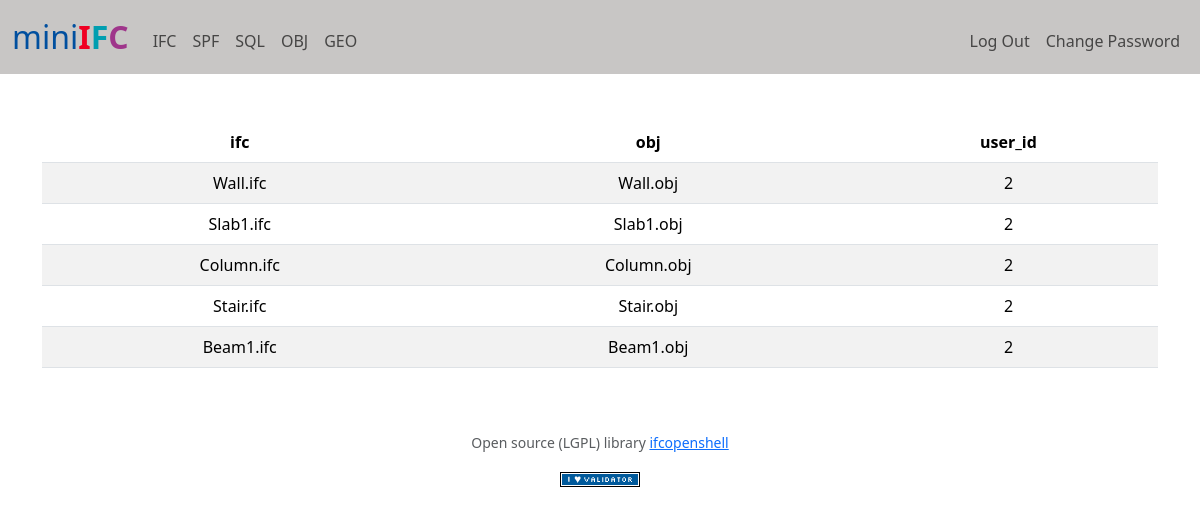
Before: / (signed in) with the older database file.
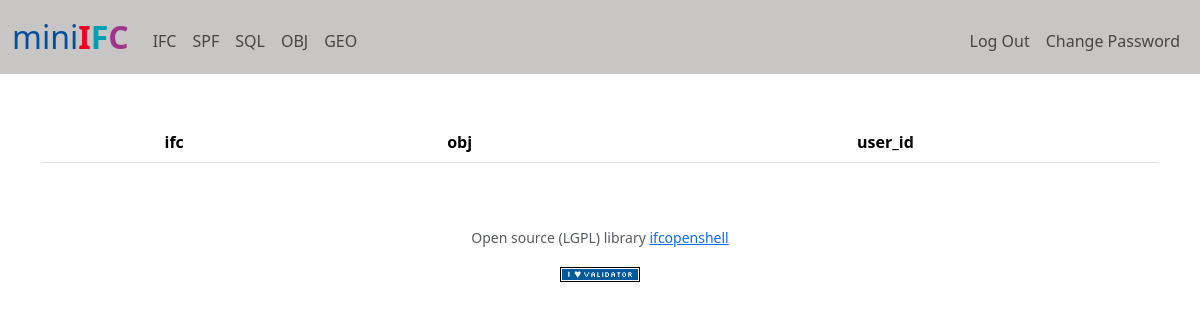
After: the same page with the newer database file.
### tables this page shows
CREATE TABLE ifcobj (
    ifc_name TEXT,
    obj_name TEXT,
    user_id INTEGER NOT NULL,
    CONSTRAINT ifc_Type UNIQUE (ifc_name, user_id),
    CONSTRAINT obj_Type UNIQUE (obj_name, user_id)
);

### app.py (the view)
@app.route("/")
@login_required
def index():
    user_id = session["user_id"]
    all = db1.execute("SELECT ifc_name, obj_name, user_id FROM ifcobj WHERE user_id = ?", user_id)
    return render_template("index.html", all=all)

### app.py (called while the page is built)
@app.after_request
def after_request(response):
    response.headers["Cache-Control"] = "no-cache, no-store, must-revalidate"
    response.headers["Expires"] = 0
    response.headers["Pragma"] = "no-cache"
    return response

### helpers.py (called while the page is built)
def login_required(f):
    @wraps(f)
    def decorated_function(*args, **kwargs):
        if session.get("user_id") is None:
            return redirect("/login")
        return f(*args, **kwargs)
    return decorated_function

### templates/index.html (shortened to what this page needs)
{% extends "layout.html" %}
{% block main %}
    <table class = "table table-striped">
        <thead>
            <tr>
                <th class="text-center">ifc</th>
                <th class="text-center">obj</th>
                <th class="text-center">user_id</th>
            </tr>
        </thead>
        <tbody>
            {% for row in all %}
            <tr>
                <td class="text-center">{{ row.ifc_name }}</td>
                <td class="text-center">{{ row.obj_name }}</td>
                <td class="text-center">{{ row.user_id }}</td>
            </tr>
            {% endfor %}
        </tbody>
    </table>
{% endblock %}

### templates/layout.html (shortened to what this page needs)
<!DOCTYPE html>
<html lang="en">
    <head>
        <link href="https://cdn.jsdelivr.net/npm/bootstrap@5.3.3/dist/css/bootstrap.min.css" rel="stylesheet">
        <link href="/static/A_styles.css" rel="stylesheet">
    </head>
    <body>
        <nav class="navbar navbar-expand-lg" style="background-color: #c8c6c5;">
            <div class="container-fluid">
                <a class="navbar-brand" href="/"><span class="bsiblue">mini</span><span class="bsired">I</span><span class="bsicyan">F</span><span class="bsipurple">C</span></a>
                <div class="collapse navbar-collapse" id="navbar">
                    {% if session["user_id"] %}
                        <ul class="navbar-nav me-auto mt-2">
                            <li class="nav-item"><a class="nav-link" href="/ifc">IFC</a></li>
                            <li class="nav-item"><a class="nav-link" href="/spf">SPF</a></li>
                            <li class="nav-item"><a class="nav-link" href="/sql">SQL</a></li>
                            <li class="nav-item"><a class="nav-link" href="/obj">OBJ</a></li>
                            <li class="nav-item"><a class="nav-link" href="/geo">GEO</a></li>
                        </ul>
                        <ul class="navbar-nav ms-auto mt-2">
                            <li class="nav-item"><a class="nav-link" href="/logout">Log Out</a></li>
                            <li class="nav-item"><a class="nav-link" href="/change">Change Password</a></li>
                        </ul>
                    {% else %}
                        <ul class="navbar-nav ms-auto mt-2">
                            <li class="nav-item"><a class="nav-link" href="/register">Register</a></li>
                            <li class="nav-item"><a class="nav-link" href="/login">Log In</a></li>
                        </ul>
                    {% endif %}
                </div>
            </div>
        </nav>
        <main class="container py-5 text-center">
            {% block main %}{% endblock %}
        </main>
        <footer class="mb-5">
            <p class="mb-3 small text-center text-muted">
                Open source (LGPL) library <a href="https://ifcopenshell.org/">ifcopenshell</a>
            </p>
            <form action="https://validator.w3.org/check" class="text-center" enctype="multipart/form-data" method="post" target="_blank">
                <input alt="Validate" src="/static/I_heart_validator.png" type="image">
            </form>
        </footer>
    </body>
</html>

### static/A_styles.css (style rules this page uses)
table { width: 100%; }
nav .navbar-brand { font-size: xx-large; }
nav .navbar-brand .bsiblue { color: rgb(0, 79, 159); }
nav .navbar-brand .bsired { color: rgb(240,0,35); font-weight: bold; }
nav .navbar-brand .bsicyan { color: rgb(0,158,176); font-weight: bold; }
nav .navbar-brand .bsipurple { color: rgb(159,53,139); font-weight: bold; }

Changed rows visible on the page:
removed ifcobj: ifc_name "Wall.ifc", obj_name "Wall.obj", user_id "2"
removed ifcobj: ifc_name "Slab1.ifc", obj_name "Slab1.obj", user_id "2"
removed ifcobj: ifc_name "Column.ifc", obj_name "Column.obj", user_id "2"
removed ifcobj: ifc_name "Stair.ifc", obj_name "Stair.obj", user_id "2"
removed ifcobj: ifc_name "Beam1.ifc", obj_name "Beam1.obj", user_id "2"
